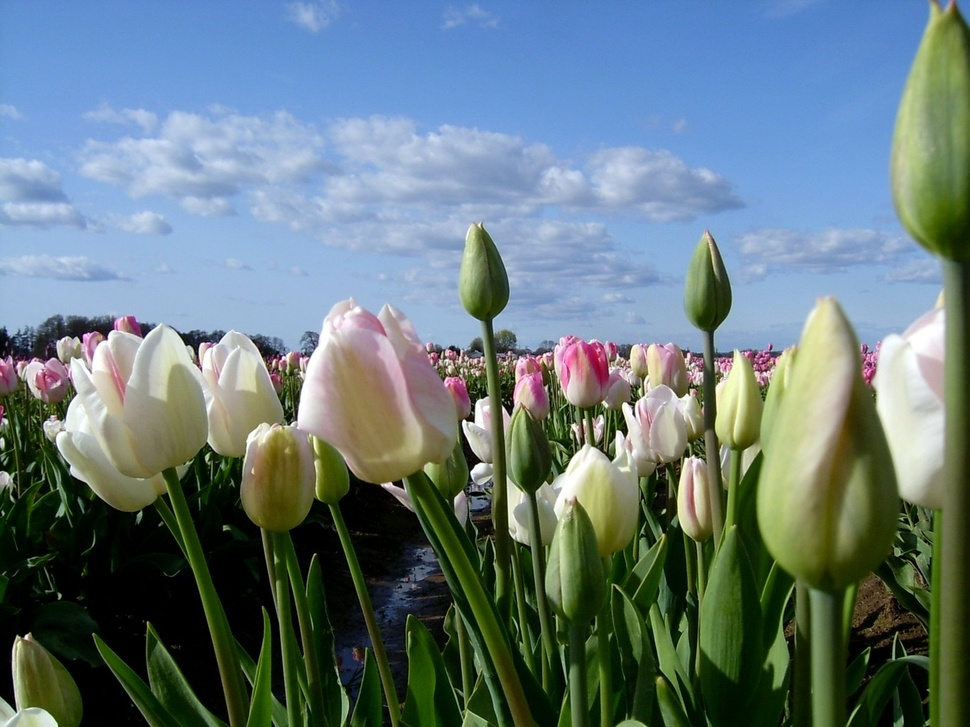
#> input picture photos/demo3.color.jpg, 970 x 727 px, shrunk from 1600 x 1200 before the run
$ python demo3_color_image.py
#> lines starting #> are read from the running program, lines starting #| are printed output that depends on the picture
import cv2
import matplotlib
import matplotlib.pyplot as plt

IMAGE_PATH = "./photos/demo3.color.jpg"
image1 = cv2.imread(IMAGE_PATH)
#> image1 is the input picture: shape (727, 970, 3); mean B, G, R 125.8, 122.1, 102.7

print(dir(image1))
#> (printed output is left out)
print("image dimension={}".format(image1.shape))
#| image dimension=(727, 970, 3)

plt.imshow(image1)
plt.title("load image directly from jpg")
plt.show()
image2 = cv2.cvtColor(image1, cv2.COLOR_BGR2RGB)

plt.imshow(image2)
plt.title("load image, transfer blue&Red channel")
plt.show()

image3 = image1[:, :, ::-1]
plt.imshow(image3)
plt.title("load image, reverse order color channel")
plt.show()

matplotlib.rcParams['image.cmap'] = 'gray'
plt.figure(figsize=[20, 5])
plt.subplot(131)
plt.imshow(image1[:, :, 0])
plt.title("B channel")
plt.subplot(132)  # 一列三欄的第二欄
plt.imshow(image1[:, :, 1])
plt.title("G channel")
plt.subplot(133)  # 一列三欄的第三欄
plt.imshow(image1[:, :, 2])
plt.title("R channel")
plt.show()
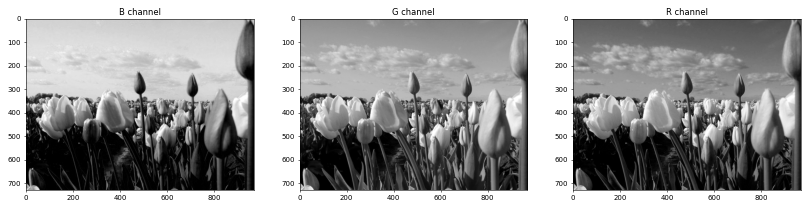
#> figure drawn by matplotlib, 3 panels

b, g, r = cv2.split(image1)
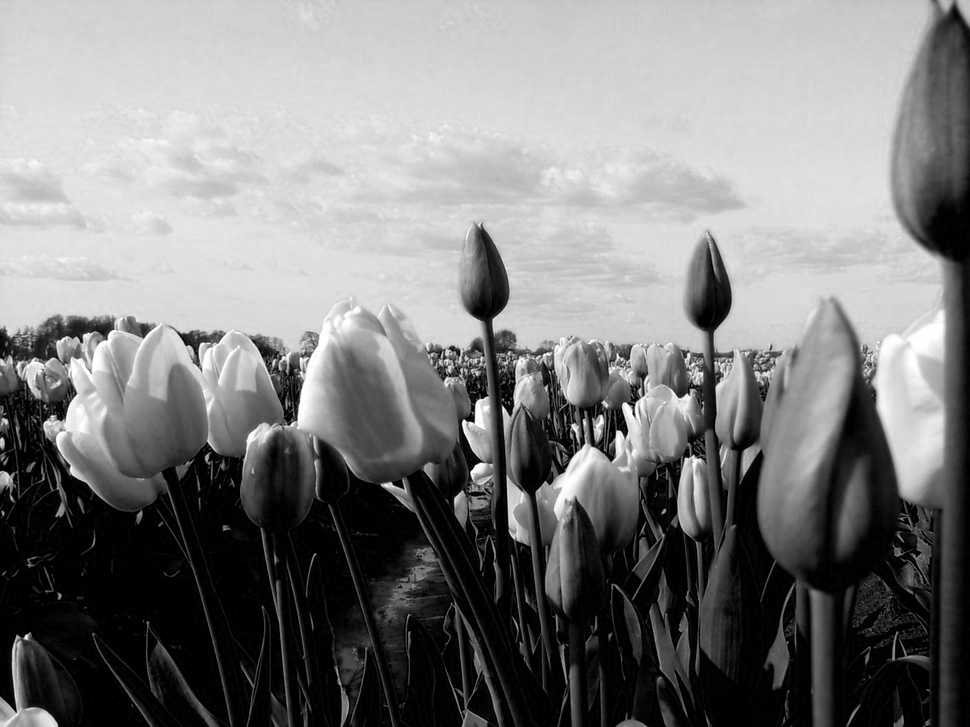
#> b: shape (727, 970); min 0, max 255, mean 125.8
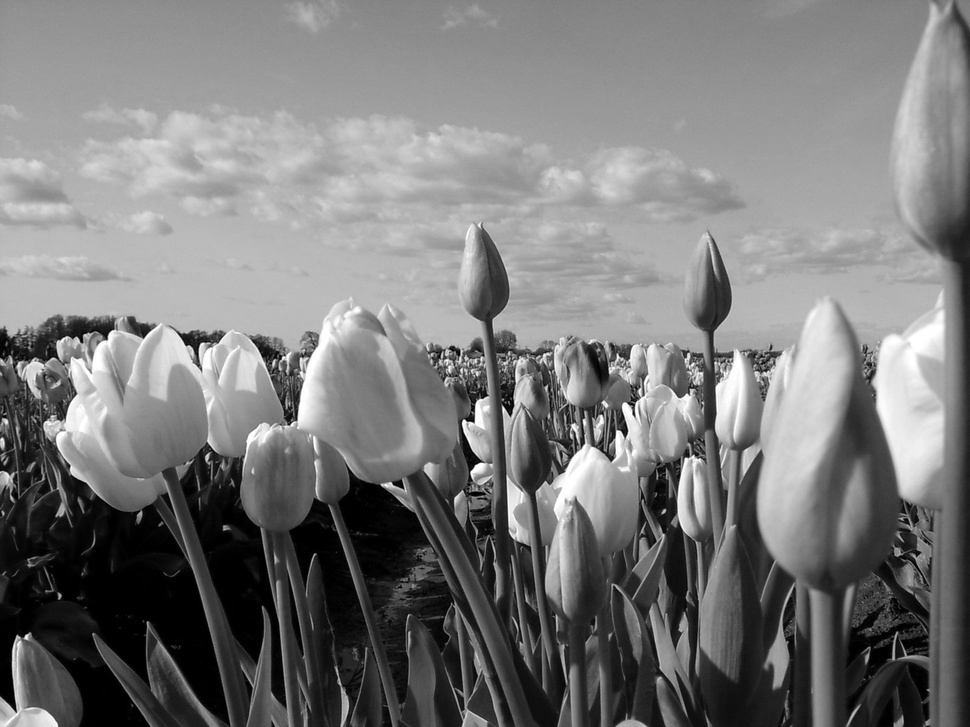
#> g: shape (727, 970); min 0, max 255, mean 122.1
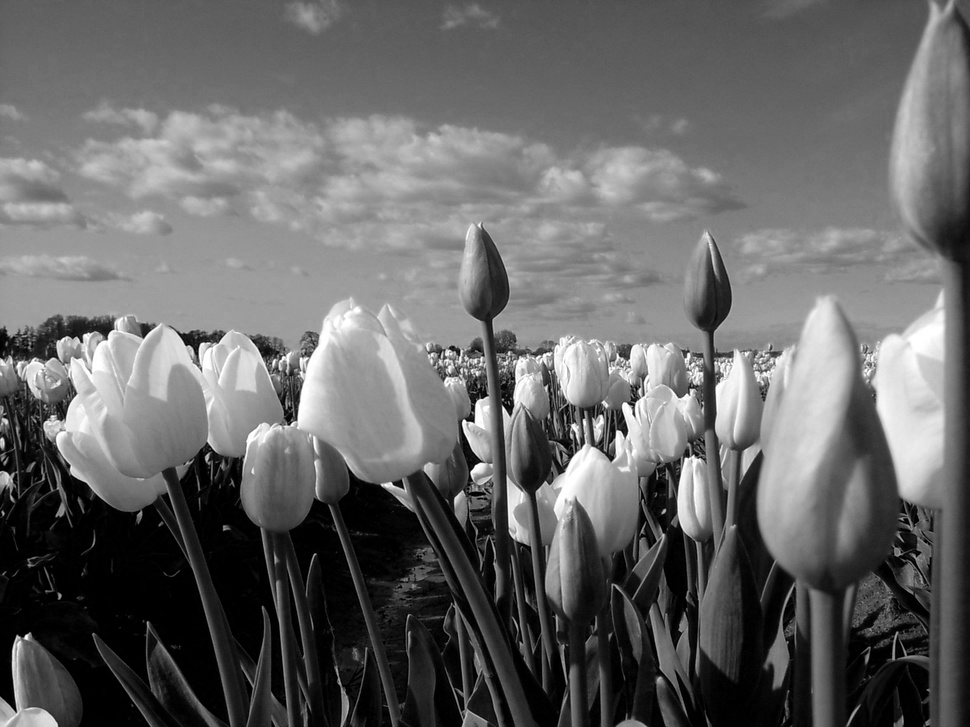
#> r: shape (727, 970); min 0, max 255, mean 102.7
plt.figure(figsize=[18,5])
plt.subplot(1,4,1)
plt.imshow(b)
plt.title("blue channel")
plt.subplot(1,4,2)
plt.imshow(g)
plt.title("green channel")
plt.subplot(1,4,3)
plt.imshow(r)
plt.title("red channel")
plt.subplot(1,4,4)
imageMerged = cv2.merge((b,g,r))
plt.imshow(imageMerged[:,:,::-1])
plt.title("merge output")
plt.show()
